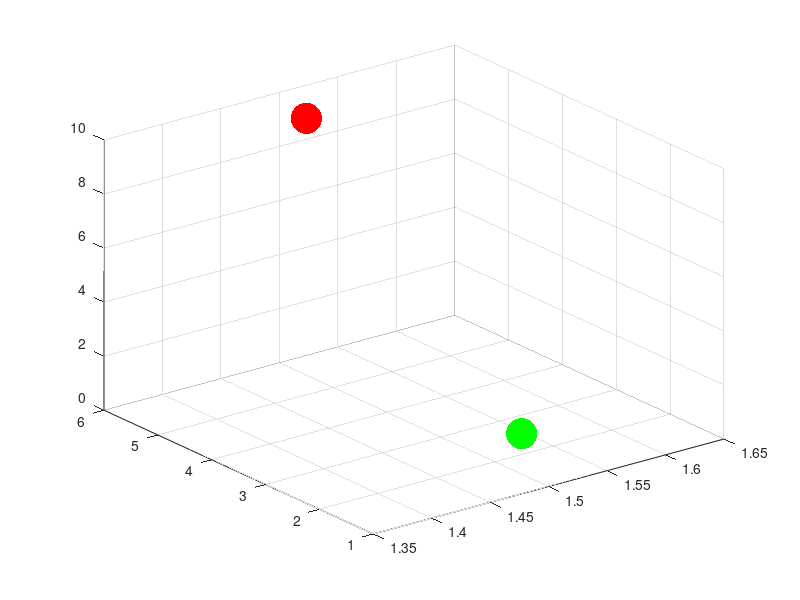

Here is the MATLAB script that generated this plot: (Note: this script raises an error after producing the figure.)
clear all
close all
clc
height = 3;
width = 5;
depth = 4;
% Create the empty map   
map = zeros(depth, width, height);
fileID = fopen('C:\Users\Johan\Desktop\exercise_4_files (1)\exercise_4_files\auto_wall.txt','w');

first_wall = [1 1 1 1];
second_wall = [1 1 1 1];

while sum(first_wall) < 2 || sum(first_wall) > 3
    first_wall = randi(2,1,4)-1;
end

while sum(second_wall) < 2 || sum(second_wall) > 3
    second_wall = randi(2,1,4)-1;
end

%first_wall = [1 1 1 1];
%second_wall = [1 1 1 1];
%first_wall = [0 0 0 0];
%second_wall = [0 0 0 0];
special_maze = [first_wall second_wall]


% Fill the base walls
for y = 1:width
    if mod(y, 2) == 1
       continue 
    end
    if y == 2
        fprintf(fileID, '%s The first wall\n', '%');
    else
        fprintf(fileID, '\n%s The second wall\n', '%');
    end
    for x = 1:depth
        for z = 1:height
            % Cover the bottom
            if z == 1
                fprintf(fileID, '%d %d %d\n', x, y, z);
                map(x, y, z) = 1;
                continue
            end
            % Create the zigzag pattern
            if mod(x,2) == 1
                if z == 2 && y == 2
                    map(x, y, z) = 1;
                    fprintf(fileID, '%d %d %d\n', x, y, z);
                elseif z == 3 && y == 4
                    map(x, y, z) = 1;
                    fprintf(fileID, '%d %d %d\n', x, y, z);
                elseif z== 2 && y == 4
                    if (x == 1 && special_maze(5)) || (x == 3 && special_maze(6))
                        map(x, y, z) = 1;
                        fprintf(fileID, '%d %d %d\n', x, y, z);
                    end
                elseif z == 3 && y == 2
                    if (x == 1 && special_maze(3)) ||(x == 3 && special_maze(4))
                        map(x, y, z) = 1;
                        fprintf(fileID, '%d %d %d\n', x, y, z);
                    end
                end
                
            else
                if z == 2 && y == 4
                    map(x, y, z) = 1;
                    fprintf(fileID, '%d %d %d\n', x, y, z);
                elseif z == 3 && y == 2
                    map(x, y, z) = 1;
                    fprintf(fileID, '%d %d %d\n', x, y, z);
                elseif z == 2 && y == 2
                    if (x == 2 && special_maze(1)) || (x == 4 && special_maze(2))
                        map(x, y, z) = 1;
                        fprintf(fileID, '%d %d %d\n', x, y, z);
                    end
                elseif z == 3 && y == 4
                    if (x == 2 && special_maze(7)) || (x == 4 && special_maze(8))
                        map(x, y, z) = 1;
                        fprintf(fileID, '%d %d %d\n', x, y, z);
                    end
                end
            end
        end
    end
end

fprintf(fileID, '\n%s The size, start and goal position\n', '%');
fprintf(fileID, '%d %d %d\n', depth, width, height);

start_position = randi(4,1,1);
end_position = randi(4,1,1);

fprintf(fileID, '%d %d %d\n', start_position, 1, 1);
fprintf(fileID, '%d %d %d\n', end_position, 5, 1);
fclose(fileID);

start_converter = ['E', 'F', 'G', 'H'];
end_converter = ['A', 'B', 'C', 'D'];

load('auto_wall.txt')
% If a different named file is used, then write it into the wall variable
% e.g. wall = maze_2;
wall = auto_wall;

% Define the map size
max_x = wall(length(wall) - 2, 1);
max_y = wall(length(wall) - 2, 2);
max_z = wall(length(wall) - 2, 3);
map = zeros(max_x, max_y, max_z);

figure(1)
% Mark the start with green
scatter3(start_position(1)+0.5, 1+0.5, 1+0.5, ...
         500, [0,1,0],'filled')
hold on

% Mark the end with red
scatter3(end_position(1)+0.5, 5+0.5, 1+0.5 + 8, ...
         500, [1,0,0], 'filled')
% Draw the obstacles
for i = 1:(length(wall) - 3)
    if wall(i, 2) == 2
        map = gen_square3d([wall(i, 1) wall(i, 1) + 1;...
                            wall(i, 2) wall(i, 2) + 1;...
                            wall(i, 3) + 1 wall(i, 3) + 2], map, 1);
    else
        map = gen_square3d([wall(i, 1) wall(i, 1) + 1;...
                            wall(i, 2) wall(i, 2) + 1;...
                            wall(i, 3) + 5 wall(i, 3) + 6], map, 1);
                        
    end
end

% Set the axes
axis([1 max_x+1 1 max_y+1 1 max_z+1 + 6])
% Make the grid lines more visible
ax = gca;
ax.GridAlpha = 1.0;
grid on
set(gca, 'xtick', [0:1:max_x])
set(gca, 'ytick', [0:1:max_y])
set(gca, 'ztick', [0:1:max_z + 6])
title(['The drone must start on point: ' ...
       start_converter(start_position) ...
       ' and end on point: ' ...
       end_converter(end_position)]);
view(0,0);

fprintf('The drone must start on point: %s and end on point: %s\n', ...
        start_converter(start_position), end_converter(end_position));

for point = 1:length(special_maze)
    fprintf('Hole: %d = %d\n', point, special_maze(point));
end
